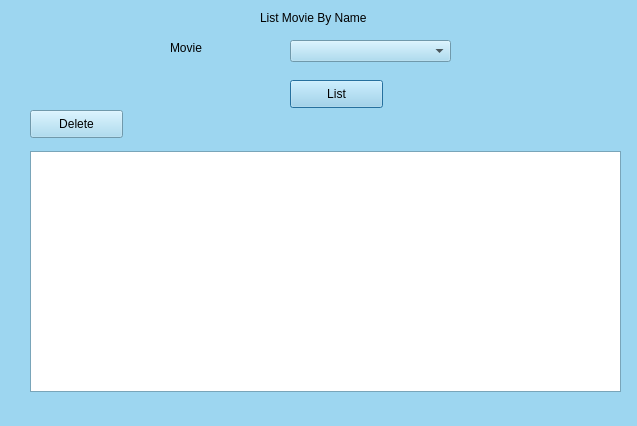
<?xml version="1.0" encoding="UTF-8"?>
<ui version="4.0">
 <class>ListMovieByName</class>
 <widget class="QDialog" name="ListMovieByName">
  <property name="geometry">
   <rect>
    <x>0</x>
    <y>0</y>
    <width>637</width>
    <height>426</height>
   </rect>
  </property>
  <property name="palette">
   <palette>
    <active>
     <colorrole role="WindowText">
      <brush brushstyle="SolidPattern">
       <color alpha="255">
        <red>0</red>
        <green>0</green>
        <blue>0</blue>
       </color>
      </brush>
     </colorrole>
     <colorrole role="Button">
      <brush brushstyle="SolidPattern">
       <color alpha="255">
        <red>157</red>
        <green>214</green>
        <blue>240</blue>
       </color>
      </brush>
     </colorrole>
     <colorrole role="Light">
      <brush brushstyle="SolidPattern">
       <color alpha="255">
        <red>255</red>
        <green>255</green>
        <blue>255</blue>
       </color>
      </brush>
     </colorrole>
     <colorrole role="Midlight">
      <brush brushstyle="SolidPattern">
       <color alpha="255">
        <red>206</red>
        <green>234</green>
        <blue>247</blue>
       </color>
      </brush>
     </colorrole>
     <colorrole role="Dark">
      <brush brushstyle="SolidPattern">
       <color alpha="255">
        <red>78</red>
        <green>107</green>
        <blue>120</blue>
       </color>
      </brush>
     </colorrole>
     <colorrole role="Mid">
      <brush brushstyle="SolidPattern">
       <color alpha="255">
        <red>105</red>
        <green>143</green>
        <blue>160</blue>
       </color>
      </brush>
     </colorrole>
     <colorrole role="Text">
      <brush brushstyle="SolidPattern">
       <color alpha="255">
        <red>0</red>
        <green>0</green>
        <blue>0</blue>
       </color>
      </brush>
     </colorrole>
     <colorrole role="BrightText">
      <brush brushstyle="SolidPattern">
       <color alpha="255">
        <red>255</red>
        <green>255</green>
        <blue>255</blue>
       </color>
      </brush>
     </colorrole>
     <colorrole role="ButtonText">
      <brush brushstyle="SolidPattern">
       <color alpha="255">
        <red>0</red>
        <green>0</green>
        <blue>0</blue>
       </color>
      </brush>
     </colorrole>
     <colorrole role="Base">
      <brush brushstyle="SolidPattern">
       <color alpha="255">
        <red>255</red>
        <green>255</green>
        <blue>255</blue>
       </color>
      </brush>
     </colorrole>
     <colorrole role="Window">
      <brush brushstyle="SolidPattern">
       <color alpha="255">
        <red>157</red>
        <green>214</green>
        <blue>240</blue>
       </color>
      </brush>
     </colorrole>
     <colorrole role="Shadow">
      <brush brushstyle="SolidPattern">
       <color alpha="255">
        <red>0</red>
        <green>0</green>
        <blue>0</blue>
       </color>
      </brush>
     </colorrole>
     <colorrole role="AlternateBase">
      <brush brushstyle="SolidPattern">
       <color alpha="255">
        <red>206</red>
        <green>234</green>
        <blue>247</blue>
       </color>
      </brush>
     </colorrole>
     <colorrole role="ToolTipBase">
      <brush brushstyle="SolidPattern">
       <color alpha="255">
        <red>255</red>
        <green>255</green>
        <blue>220</blue>
       </color>
      </brush>
     </colorrole>
     <colorrole role="ToolTipText">
      <brush brushstyle="SolidPattern">
       <color alpha="255">
        <red>0</red>
        <green>0</green>
        <blue>0</blue>
       </color>
      </brush>
     </colorrole>
    </active>
    <inactive>
     <colorrole role="WindowText">
      <brush brushstyle="SolidPattern">
       <color alpha="255">
        <red>0</red>
        <green>0</green>
        <blue>0</blue>
       </color>
      </brush>
     </colorrole>
     <colorrole role="Button">
      <brush brushstyle="SolidPattern">
       <color alpha="255">
        <red>157</red>
        <green>214</green>
        <blue>240</blue>
       </color>
      </brush>
     </colorrole>
     <colorrole role="Light">
      <brush brushstyle="SolidPattern">
       <color alpha="255">
        <red>255</red>
        <green>255</green>
        <blue>255</blue>
       </color>
      </brush>
     </colorrole>
     <colorrole role="Midlight">
      <brush brushstyle="SolidPattern">
       <color alpha="255">
        <red>206</red>
        <green>234</green>
        <blue>247</blue>
       </color>
      </brush>
     </colorrole>
     <colorrole role="Dark">
      <brush brushstyle="SolidPattern">
       <color alpha="255">
        <red>78</red>
        <green>107</green>
        <blue>120</blue>
       </color>
      </brush>
     </colorrole>
     <colorrole role="Mid">
      <brush brushstyle="SolidPattern">
       <color alpha="255">
        <red>105</red>
        <green>143</green>
        <blue>160</blue>
       </color>
      </brush>
     </colorrole>
     <colorrole role="Text">
      <brush brushstyle="SolidPattern">
       <color alpha="255">
        <red>0</red>
        <green>0</green>
        <blue>0</blue>
       </color>
      </brush>
     </colorrole>
     <colorrole role="BrightText">
      <brush brushstyle="SolidPattern">
       <color alpha="255">
        <red>255</red>
        <green>255</green>
        <blue>255</blue>
       </color>
      </brush>
     </colorrole>
     <colorrole role="ButtonText">
      <brush brushstyle="SolidPattern">
       <color alpha="255">
        <red>0</red>
        <green>0</green>
        <blue>0</blue>
       </color>
      </brush>
     </colorrole>
     <colorrole role="Base">
      <brush brushstyle="SolidPattern">
       <color alpha="255">
        <red>255</red>
        <green>255</green>
        <blue>255</blue>
       </color>
      </brush>
     </colorrole>
     <colorrole role="Window">
      <brush brushstyle="SolidPattern">
       <color alpha="255">
        <red>157</red>
        <green>214</green>
        <blue>240</blue>
       </color>
      </brush>
     </colorrole>
     <colorrole role="Shadow">
      <brush brushstyle="SolidPattern">
       <color alpha="255">
        <red>0</red>
        <green>0</green>
        <blue>0</blue>
       </color>
      </brush>
     </colorrole>
     <colorrole role="AlternateBase">
      <brush brushstyle="SolidPattern">
       <color alpha="255">
        <red>206</red>
        <green>234</green>
        <blue>247</blue>
       </color>
      </brush>
     </colorrole>
     <colorrole role="ToolTipBase">
      <brush brushstyle="SolidPattern">
       <color alpha="255">
        <red>255</red>
        <green>255</green>
        <blue>220</blue>
       </color>
      </brush>
     </colorrole>
     <colorrole role="ToolTipText">
      <brush brushstyle="SolidPattern">
       <color alpha="255">
        <red>0</red>
        <green>0</green>
        <blue>0</blue>
       </color>
      </brush>
     </colorrole>
    </inactive>
    <disabled>
     <colorrole role="WindowText">
      <brush brushstyle="SolidPattern">
       <color alpha="255">
        <red>78</red>
        <green>107</green>
        <blue>120</blue>
       </color>
      </brush>
     </colorrole>
     <colorrole role="Button">
      <brush brushstyle="SolidPattern">
       <color alpha="255">
        <red>157</red>
        <green>214</green>
        <blue>240</blue>
       </color>
      </brush>
     </colorrole>
     <colorrole role="Light">
      <brush brushstyle="SolidPattern">
       <color alpha="255">
        <red>255</red>
        <green>255</green>
        <blue>255</blue>
       </color>
      </brush>
     </colorrole>
     <colorrole role="Midlight">
      <brush brushstyle="SolidPattern">
       <color alpha="255">
        <red>206</red>
        <green>234</green>
        <blue>247</blue>
       </color>
      </brush>
     </colorrole>
     <colorrole role="Dark">
      <brush brushstyle="SolidPattern">
       <color alpha="255">
        <red>78</red>
        <green>107</green>
        <blue>120</blue>
       </color>
      </brush>
     </colorrole>
     <colorrole role="Mid">
      <brush brushstyle="SolidPattern">
       <color alpha="255">
        <red>105</red>
        <green>143</green>
        <blue>160</blue>
       </color>
      </brush>
     </colorrole>
     <colorrole role="Text">
      <brush brushstyle="SolidPattern">
       <color alpha="255">
        <red>78</red>
        <green>107</green>
        <blue>120</blue>
       </color>
      </brush>
     </colorrole>
     <colorrole role="BrightText">
      <brush brushstyle="SolidPattern">
       <color alpha="255">
        <red>255</red>
        <green>255</green>
        <blue>255</blue>
       </color>
      </brush>
     </colorrole>
     <colorrole role="ButtonText">
      <brush brushstyle="SolidPattern">
       <color alpha="255">
        <red>78</red>
        <green>107</green>
        <blue>120</blue>
       </color>
      </brush>
     </colorrole>
     <colorrole role="Base">
      <brush brushstyle="SolidPattern">
       <color alpha="255">
        <red>157</red>
        <green>214</green>
        <blue>240</blue>
       </color>
      </brush>
     </colorrole>
     <colorrole role="Window">
      <brush brushstyle="SolidPattern">
       <color alpha="255">
        <red>157</red>
        <green>214</green>
        <blue>240</blue>
       </color>
      </brush>
     </colorrole>
     <colorrole role="Shadow">
      <brush brushstyle="SolidPattern">
       <color alpha="255">
        <red>0</red>
        <green>0</green>
        <blue>0</blue>
       </color>
      </brush>
     </colorrole>
     <colorrole role="AlternateBase">
      <brush brushstyle="SolidPattern">
       <color alpha="255">
        <red>157</red>
        <green>214</green>
        <blue>240</blue>
       </color>
      </brush>
     </colorrole>
     <colorrole role="ToolTipBase">
      <brush brushstyle="SolidPattern">
       <color alpha="255">
        <red>255</red>
        <green>255</green>
        <blue>220</blue>
       </color>
      </brush>
     </colorrole>
     <colorrole role="ToolTipText">
      <brush brushstyle="SolidPattern">
       <color alpha="255">
        <red>0</red>
        <green>0</green>
        <blue>0</blue>
       </color>
      </brush>
     </colorrole>
    </disabled>
   </palette>
  </property>
  <property name="windowTitle">
   <string>Dialog</string>
  </property>
  <widget class="QLabel" name="label">
   <property name="geometry">
    <rect>
     <x>260</x>
     <y>10</y>
     <width>151</width>
     <height>16</height>
    </rect>
   </property>
   <property name="text">
    <string>List Movie By Name</string>
   </property>
  </widget>
  <widget class="QLabel" name="label_2">
   <property name="geometry">
    <rect>
     <x>170</x>
     <y>40</y>
     <width>91</width>
     <height>16</height>
    </rect>
   </property>
   <property name="text">
    <string>Movie</string>
   </property>
  </widget>
  <widget class="QComboBox" name="cmbMov">
   <property name="geometry">
    <rect>
     <x>290</x>
     <y>40</y>
     <width>161</width>
     <height>22</height>
    </rect>
   </property>
  </widget>
  <widget class="QPushButton" name="btnList">
   <property name="geometry">
    <rect>
     <x>290</x>
     <y>80</y>
     <width>93</width>
     <height>28</height>
    </rect>
   </property>
   <property name="text">
    <string>List</string>
   </property>
  </widget>
  <widget class="QTableView" name="tableView">
   <property name="geometry">
    <rect>
     <x>30</x>
     <y>151</y>
     <width>591</width>
     <height>241</height>
    </rect>
   </property>
  </widget>
  <widget class="QPushButton" name="btnDel">
   <property name="geometry">
    <rect>
     <x>30</x>
     <y>110</y>
     <width>93</width>
     <height>28</height>
    </rect>
   </property>
   <property name="text">
    <string>Delete</string>
   </property>
  </widget>
 </widget>
 <resources/>
 <connections/>
</ui>
